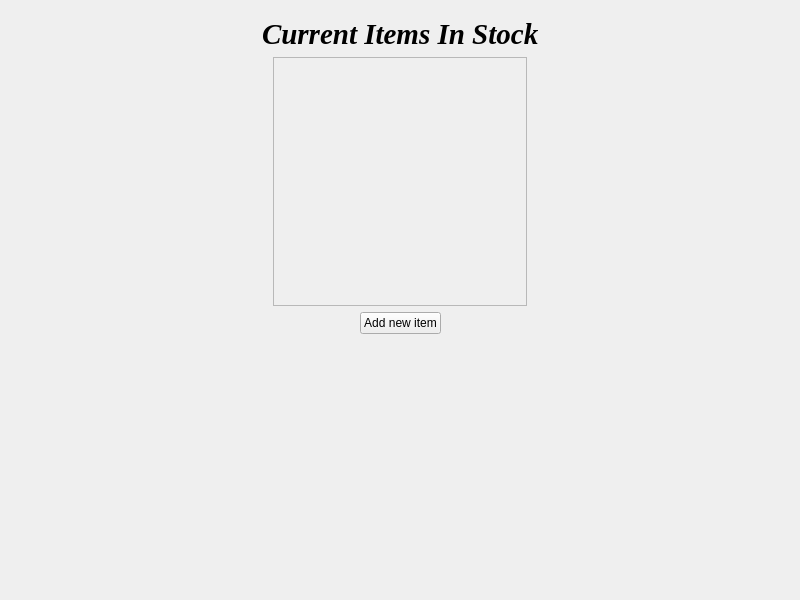
<?xml version="1.0" encoding="UTF-8"?>
<ui version="4.0">
 <class>MainWindow</class>
 <widget class="QMainWindow" name="MainWindow">
  <property name="geometry">
   <rect>
    <x>0</x>
    <y>0</y>
    <width>800</width>
    <height>600</height>
   </rect>
  </property>
  <property name="maximumSize">
   <size>
    <width>16777215</width>
    <height>16777215</height>
   </size>
  </property>
  <property name="windowTitle">
   <string>MainWindow</string>
  </property>
  <widget class="QWidget" name="centralwidget">
   <layout class="QVBoxLayout" name="verticalLayout">
    <item>
     <widget class="QStackedWidget" name="stackedWidget">
      <property name="currentIndex">
       <number>1</number>
      </property>
      <widget class="QWidget" name="loginPage">
       <layout class="QHBoxLayout" name="horizontalLayout_7">
        <item>
         <layout class="QVBoxLayout" name="verticalLayout_6">
          <item>
           <spacer name="verticalSpacer_7">
            <property name="orientation">
             <enum>Qt::Orientation::Vertical</enum>
            </property>
            <property name="sizeHint" stdset="0">
             <size>
              <width>20</width>
              <height>40</height>
             </size>
            </property>
           </spacer>
          </item>
          <item>
           <layout class="QHBoxLayout" name="horizontalLayout_6">
            <item>
             <spacer name="horizontalSpacer_9">
              <property name="orientation">
               <enum>Qt::Orientation::Horizontal</enum>
              </property>
              <property name="sizeHint" stdset="0">
               <size>
                <width>40</width>
                <height>20</height>
               </size>
              </property>
             </spacer>
            </item>
            <item>
             <widget class="QGroupBox" name="loginBox">
              <property name="maximumSize">
               <size>
                <width>500</width>
                <height>500</height>
               </size>
              </property>
              <property name="title">
               <string/>
              </property>
              <layout class="QVBoxLayout" name="verticalLayout_5">
               <item>
                <spacer name="verticalSpacer_6">
                 <property name="orientation">
                  <enum>Qt::Orientation::Vertical</enum>
                 </property>
                 <property name="sizeHint" stdset="0">
                  <size>
                   <width>20</width>
                   <height>65</height>
                  </size>
                 </property>
                </spacer>
               </item>
               <item>
                <layout class="QHBoxLayout" name="horizontalLayout_4">
                 <item>
                  <spacer name="horizontalSpacer_3">
                   <property name="orientation">
                    <enum>Qt::Orientation::Horizontal</enum>
                   </property>
                   <property name="sizeHint" stdset="0">
                    <size>
                     <width>40</width>
                     <height>20</height>
                    </size>
                   </property>
                  </spacer>
                 </item>
                 <item>
                  <widget class="QLabel" name="login">
                   <property name="font">
                    <font>
                     <family>Times New Roman</family>
                     <pointsize>29</pointsize>
                     <italic>true</italic>
                     <bold>true</bold>
                     <strikeout>false</strikeout>
                    </font>
                   </property>
                   <property name="text">
                    <string>Login</string>
                   </property>
                  </widget>
                 </item>
                 <item>
                  <spacer name="horizontalSpacer_4">
                   <property name="orientation">
                    <enum>Qt::Orientation::Horizontal</enum>
                   </property>
                   <property name="sizeHint" stdset="0">
                    <size>
                     <width>40</width>
                     <height>20</height>
                    </size>
                   </property>
                  </spacer>
                 </item>
                </layout>
               </item>
               <item>
                <layout class="QHBoxLayout" name="horizontalLayout">
                 <item>
                  <layout class="QVBoxLayout" name="verticalLayout_3">
                   <item>
                    <widget class="QLabel" name="label">
                     <property name="maximumSize">
                      <size>
                       <width>130</width>
                       <height>20</height>
                      </size>
                     </property>
                     <property name="font">
                      <font>
                       <pointsize>17</pointsize>
                      </font>
                     </property>
                     <property name="text">
                      <string>Username :</string>
                     </property>
                    </widget>
                   </item>
                   <item>
                    <spacer name="verticalSpacer_3">
                     <property name="orientation">
                      <enum>Qt::Orientation::Vertical</enum>
                     </property>
                     <property name="sizeHint" stdset="0">
                      <size>
                       <width>20</width>
                       <height>20</height>
                      </size>
                     </property>
                    </spacer>
                   </item>
                   <item>
                    <widget class="QLabel" name="label_2">
                     <property name="maximumSize">
                      <size>
                       <width>130</width>
                       <height>20</height>
                      </size>
                     </property>
                     <property name="font">
                      <font>
                       <pointsize>16</pointsize>
                      </font>
                     </property>
                     <property name="text">
                      <string>Password :</string>
                     </property>
                    </widget>
                   </item>
                  </layout>
                 </item>
                 <item>
                  <layout class="QVBoxLayout" name="verticalLayout_4">
                   <item>
                    <widget class="QLineEdit" name="nameInput">
                     <property name="maximumSize">
                      <size>
                       <width>400</width>
                       <height>40</height>
                      </size>
                     </property>
                     <property name="font">
                      <font>
                       <pointsize>16</pointsize>
                      </font>
                     </property>
                    </widget>
                   </item>
                   <item>
                    <spacer name="verticalSpacer_4">
                     <property name="orientation">
                      <enum>Qt::Orientation::Vertical</enum>
                     </property>
                     <property name="sizeHint" stdset="0">
                      <size>
                       <width>20</width>
                       <height>20</height>
                      </size>
                     </property>
                    </spacer>
                   </item>
                   <item>
                    <widget class="QLineEdit" name="passInput">
                     <property name="maximumSize">
                      <size>
                       <width>400</width>
                       <height>40</height>
                      </size>
                     </property>
                     <property name="font">
                      <font>
                       <pointsize>16</pointsize>
                      </font>
                     </property>
                    </widget>
                   </item>
                  </layout>
                 </item>
                </layout>
               </item>
               <item>
                <spacer name="verticalSpacer">
                 <property name="orientation">
                  <enum>Qt::Orientation::Vertical</enum>
                 </property>
                 <property name="sizeHint" stdset="0">
                  <size>
                   <width>139</width>
                   <height>13</height>
                  </size>
                 </property>
                </spacer>
               </item>
               <item>
                <layout class="QVBoxLayout" name="verticalLayout_2">
                 <item>
                  <layout class="QHBoxLayout" name="horizontalLayout_2">
                   <item>
                    <spacer name="horizontalSpacer_5">
                     <property name="orientation">
                      <enum>Qt::Orientation::Horizontal</enum>
                     </property>
                     <property name="sizeHint" stdset="0">
                      <size>
                       <width>40</width>
                       <height>20</height>
                      </size>
                     </property>
                    </spacer>
                   </item>
                   <item>
                    <widget class="QPushButton" name="loginButton">
                     <property name="font">
                      <font>
                       <pointsize>15</pointsize>
                      </font>
                     </property>
                     <property name="text">
                      <string>Login</string>
                     </property>
                    </widget>
                   </item>
                   <item>
                    <spacer name="horizontalSpacer_6">
                     <property name="orientation">
                      <enum>Qt::Orientation::Horizontal</enum>
                     </property>
                     <property name="sizeHint" stdset="0">
                      <size>
                       <width>40</width>
                       <height>20</height>
                      </size>
                     </property>
                    </spacer>
                   </item>
                  </layout>
                 </item>
                 <item>
                  <layout class="QHBoxLayout" name="horizontalLayout_3">
                   <item>
                    <spacer name="horizontalSpacer_2">
                     <property name="orientation">
                      <enum>Qt::Orientation::Horizontal</enum>
                     </property>
                     <property name="sizeHint" stdset="0">
                      <size>
                       <width>18</width>
                       <height>17</height>
                      </size>
                     </property>
                    </spacer>
                   </item>
                   <item>
                    <widget class="QLabel" name="label_3">
                     <property name="text">
                      <string>or</string>
                     </property>
                    </widget>
                   </item>
                   <item>
                    <spacer name="horizontalSpacer">
                     <property name="orientation">
                      <enum>Qt::Orientation::Horizontal</enum>
                     </property>
                     <property name="sizeHint" stdset="0">
                      <size>
                       <width>18</width>
                       <height>17</height>
                      </size>
                     </property>
                    </spacer>
                   </item>
                  </layout>
                 </item>
                 <item>
                  <layout class="QHBoxLayout" name="horizontalLayout_5">
                   <item>
                    <spacer name="horizontalSpacer_7">
                     <property name="orientation">
                      <enum>Qt::Orientation::Horizontal</enum>
                     </property>
                     <property name="sizeHint" stdset="0">
                      <size>
                       <width>40</width>
                       <height>20</height>
                      </size>
                     </property>
                    </spacer>
                   </item>
                   <item>
                    <widget class="QPushButton" name="signupButton">
                     <property name="font">
                      <font>
                       <pointsize>15</pointsize>
                      </font>
                     </property>
                     <property name="text">
                      <string>Create Account</string>
                     </property>
                    </widget>
                   </item>
                   <item>
                    <spacer name="horizontalSpacer_8">
                     <property name="orientation">
                      <enum>Qt::Orientation::Horizontal</enum>
                     </property>
                     <property name="sizeHint" stdset="0">
                      <size>
                       <width>40</width>
                       <height>20</height>
                      </size>
                     </property>
                    </spacer>
                   </item>
                  </layout>
                 </item>
                </layout>
               </item>
               <item>
                <spacer name="verticalSpacer_2">
                 <property name="orientation">
                  <enum>Qt::Orientation::Vertical</enum>
                 </property>
                 <property name="sizeHint" stdset="0">
                  <size>
                   <width>139</width>
                   <height>13</height>
                  </size>
                 </property>
                </spacer>
               </item>
              </layout>
             </widget>
            </item>
            <item>
             <spacer name="horizontalSpacer_10">
              <property name="orientation">
               <enum>Qt::Orientation::Horizontal</enum>
              </property>
              <property name="sizeHint" stdset="0">
               <size>
                <width>40</width>
                <height>20</height>
               </size>
              </property>
             </spacer>
            </item>
           </layout>
          </item>
          <item>
           <spacer name="verticalSpacer_5">
            <property name="orientation">
             <enum>Qt::Orientation::Vertical</enum>
            </property>
            <property name="sizeHint" stdset="0">
             <size>
              <width>20</width>
              <height>40</height>
             </size>
            </property>
           </spacer>
          </item>
         </layout>
        </item>
       </layout>
      </widget>
      <widget class="QWidget" name="page_2">
       <layout class="QVBoxLayout" name="verticalLayout_7">
        <item>
         <layout class="QHBoxLayout" name="horizontalLayout_8">
          <item>
           <spacer name="horizontalSpacer_11">
            <property name="orientation">
             <enum>Qt::Orientation::Horizontal</enum>
            </property>
            <property name="sizeHint" stdset="0">
             <size>
              <width>40</width>
              <height>20</height>
             </size>
            </property>
           </spacer>
          </item>
          <item>
           <widget class="QLabel" name="label_4">
            <property name="font">
             <font>
              <family>Times New Roman</family>
              <pointsize>22</pointsize>
              <italic>true</italic>
              <bold>true</bold>
             </font>
            </property>
            <property name="text">
             <string>Current Items In Stock</string>
            </property>
           </widget>
          </item>
          <item>
           <spacer name="horizontalSpacer_12">
            <property name="orientation">
             <enum>Qt::Orientation::Horizontal</enum>
            </property>
            <property name="sizeHint" stdset="0">
             <size>
              <width>40</width>
              <height>20</height>
             </size>
            </property>
           </spacer>
          </item>
         </layout>
        </item>
        <item>
         <layout class="QHBoxLayout" name="horizontalLayout_9">
          <item>
           <spacer name="horizontalSpacer_15">
            <property name="orientation">
             <enum>Qt::Orientation::Horizontal</enum>
            </property>
            <property name="sizeHint" stdset="0">
             <size>
              <width>40</width>
              <height>20</height>
             </size>
            </property>
           </spacer>
          </item>
          <item>
           <widget class="QScrollArea" name="scrollArea">
            <property name="widgetResizable">
             <bool>true</bool>
            </property>
            <widget class="QWidget" name="scrollAreaWidgetContents">
             <property name="geometry">
              <rect>
               <x>0</x>
               <y>0</y>
               <width>248</width>
               <height>229</height>
              </rect>
             </property>
            </widget>
           </widget>
          </item>
          <item>
           <spacer name="horizontalSpacer_16">
            <property name="orientation">
             <enum>Qt::Orientation::Horizontal</enum>
            </property>
            <property name="sizeHint" stdset="0">
             <size>
              <width>40</width>
              <height>20</height>
             </size>
            </property>
           </spacer>
          </item>
         </layout>
        </item>
        <item>
         <layout class="QHBoxLayout" name="horizontalLayout_10">
          <item>
           <spacer name="horizontalSpacer_17">
            <property name="orientation">
             <enum>Qt::Orientation::Horizontal</enum>
            </property>
            <property name="sizeHint" stdset="0">
             <size>
              <width>40</width>
              <height>20</height>
             </size>
            </property>
           </spacer>
          </item>
          <item>
           <widget class="QPushButton" name="pushButton">
            <property name="text">
             <string>Add new item</string>
            </property>
           </widget>
          </item>
          <item>
           <spacer name="horizontalSpacer_18">
            <property name="orientation">
             <enum>Qt::Orientation::Horizontal</enum>
            </property>
            <property name="sizeHint" stdset="0">
             <size>
              <width>40</width>
              <height>20</height>
             </size>
            </property>
           </spacer>
          </item>
         </layout>
        </item>
        <item>
         <spacer name="verticalSpacer_9">
          <property name="orientation">
           <enum>Qt::Orientation::Vertical</enum>
          </property>
          <property name="sizeHint" stdset="0">
           <size>
            <width>20</width>
            <height>229</height>
           </size>
          </property>
         </spacer>
        </item>
       </layout>
      </widget>
     </widget>
    </item>
   </layout>
  </widget>
  <widget class="QMenuBar" name="menubar">
   <property name="geometry">
    <rect>
     <x>0</x>
     <y>0</y>
     <width>800</width>
     <height>21</height>
    </rect>
   </property>
  </widget>
 </widget>
 <resources/>
 <connections/>
</ui>
